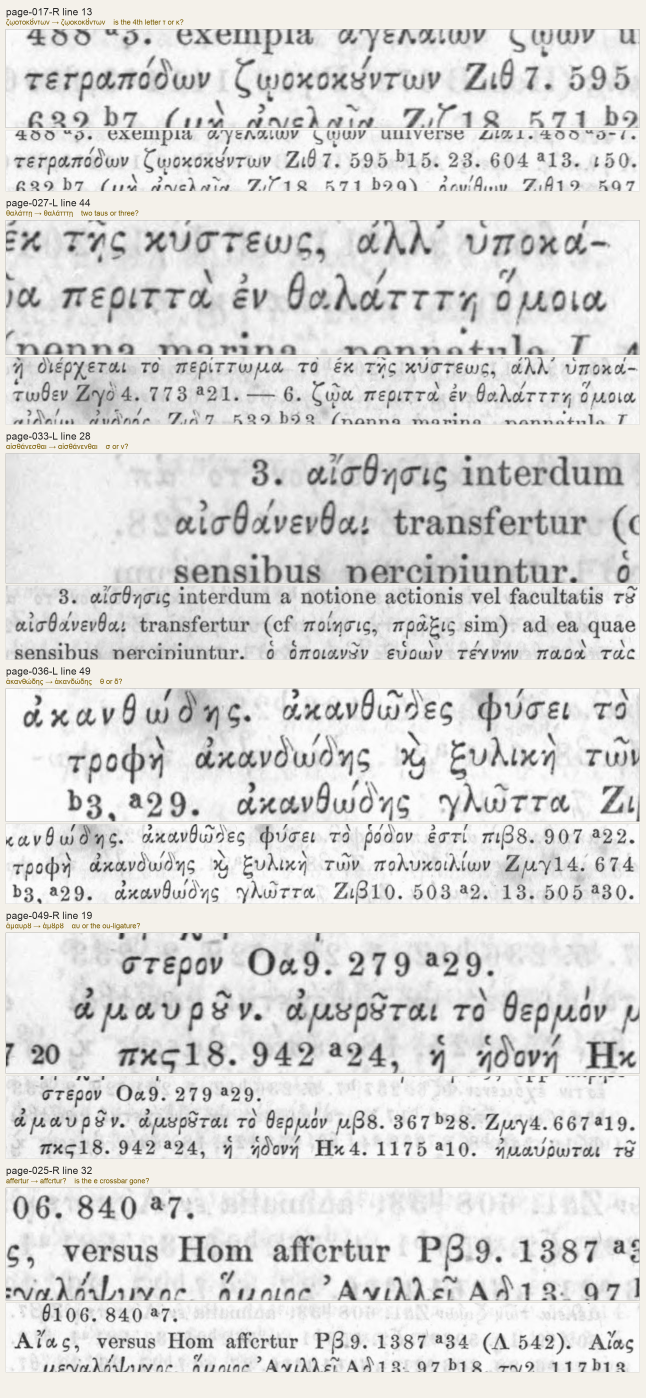
#> input picture bonitz/work/audit/ink-five-suspects.png, 1936 x 4194 px (shown at 1/3 size)
$ python -i batch3.py   (imports and definitions only)
#> lines starting #> are read from the running program, lines starting #| are printed output that depends on the picture
### bonitz/bonitz_pipeline/normalize.py
"""
Per-reader canonicalization for the three-reader comparison (Opus, History
Genie/CHURRO, LlamaParse).

Raw reads are immutable; everything here works on copies and produces a
CANONICAL stream used only for diffing:

  - reader-specific markup stripped (LaTeX math, <sup>, **bold**, italics
    underscores, Unicode superscript a/b);
  - page-boundary junk dropped (running heads, printer signatures, section
    letters, page numbers, --- separators);
  - citation spacing collapsed (367 b2 / 1456 <sup>a</sup>12 -> 367b2 / 1456a12);
  - NFC; ALL whitespace removed (readers disagree wildly on spacing).

Ligatures (ϗ, ȣ) are LEFT RAW in the canonical stream; the comparator applies
a fold (ϗ->και, ȣ->ου, accent-strip) only when judging a disagreement region,
so raw-vs-expanded never registers as a real disagreement but accent errors
elsewhere still do.
"""

from __future__ import annotations
import re
import unicodedata

# --- LaTeX Greek-letter names (History Genie emits $\mu\beta$ etc.) ---------
_GREEK = {
    'alpha': 'α', 'beta': 'β', 'gamma': 'γ', 'delta': 'δ', 'epsilon': 'ε',
    'zeta': 'ζ', 'eta': 'η', 'theta': 'θ', 'iota': 'ι', 'kappa': 'κ',
    'lambda': 'λ', 'mu': 'μ', 'nu': 'ν', 'xi': 'ξ', 'omicron': 'ο',
    'pi': 'π', 'rho': 'ρ', 'sigma': 'σ', 'tau': 'τ', 'upsilon': 'υ',
    'phi': 'φ', 'chi': 'χ', 'psi': 'ψ', 'omega': 'ω',
}
_GREEK.update({k.capitalize(): v.upper() for k, v in _GREEK.items()})
# LaTeX variant spellings Genie also emits
_GREEK.update({'varepsilon': 'ε', 'varsigma': 'ς', 'varphi': 'φ',
               'vartheta': 'θ', 'varrho': 'ρ', 'varpi': 'π',
               'varkappa': 'κ', 'omicron': 'ο'})

_SUPERS = {'ᵃ': 'a', 'ᵇ': 'b', 'ᵅ': 'a', 'ª': 'a', 'º': 'o',
           'ͣ': 'a', 'ͨ': 'b',   # Genie's combining-letter renderings of raised a/b
           '¹': '1', '²': '2', '³': '3'}


# Genie sometimes sets a whole entry as a math run, spelling the Greek out
# letter by letter and rendering the diacritics as LaTeX accent commands:
#   $\dot{\alpha} \nu \alpha \lambda \text{ογίζεσθαι}$  -> ἀναλογίζεσθαι
#   $\tau\grave{o}$ -> τὸ   $\tau\tilde{\eta}\varsigma$ -> τῆς
# The old fallback mapped an unknown \command to its own NAME, so \dot{α}
# came out as "dotα" and \text{ογ} as "textογ" — which turned page 60 into
# 154 junk flags where Genie was the lone dissenter on almost every one.
_LATEX_WRAPPERS = ('text', 'mathrm', 'textrm', 'mathit', 'operatorname')
# Accent commands are DROPPED, keeping the base letter. Genie's marks are not
# trustworthy enough to convert: it puts \dot on the wrong letter (λαμβ\dot{ν}
# for λαμβάνεσθαι) and uses it for both a smooth breathing and a misplaced
# acute. Stripping makes Genie abstain on diacritics and still vote on the
# letters; converting would manufacture a confident wrong vote instead.
_LATEX_ACCENTS = ('acute', 'grave', 'tilde', 'hat', 'dot', 'ddot', 'bar',
                  'breve', 'check', 'vec', 'mathring')
_RE_WRAPPER = re.compile(r'\\(?:%s)\s*\{([^{}]*)\}' % '|'.join(_LATEX_WRAPPERS))
_RE_ACCENT = re.compile(r'\\(?:%s)\s*\{([^{}]*)\}' % '|'.join(_LATEX_ACCENTS))
# Known names first (longest first) so that \tau immediately followed by a
# letter — "\tau\grave{o}" collapsing to "\tauo" — is read as tau + o and not
# as an unknown command called "tauo".
_RE_CMD = re.compile(
    r'\\(' + '|'.join(sorted(_GREEK, key=len, reverse=True)) + r'|[A-Za-z]+)')


# [31 lines left out: functions _latex_to_plain, _strip_common_markup, not called in this run]


# --- junk-line predicates ---------------------------------------------------
_RE_SIGNATURE = re.compile(r'^[A-Z]{1,2}\s?\d?\s?\*?$')      # A, A 2, B 2*, C
_RE_PAGENUM = re.compile(r'^\d{1,3}$')
_RE_SEPARATOR = re.compile(r'^-{3,}$')
# running head: 1-2 Greek words, or two joined by an em-dash; no digits
_RE_HEAD = re.compile(r'^[^\d]{1,60}$')


# [74 lines left out: functions _is_junk_line, clean_genie, clean_llamaparse, clean_opus, not called in this run]


# --- canonical stream -------------------------------------------------------

# Homoglyphs: readers cannot distinguish Latin P from Greek Ρ etc. — the
# print is identical — so fold Latin to the Greek lookalike (capitals, plus
# lowercase o/z which readers mix inside work sigla). Apostrophe-like marks
# and dash variants are unified for the same reason.
_HOMOGLYPHS = str.maketrans('ABEZHIKMNOPTYXoz', 'ΑΒΕΖΗΙΚΜΝΟΡΤΥΧοζ')
_APOSTROPHES = str.maketrans({c: "'" for c in '’‘ʼ᾽᾿´΄`'})
_DASHES = str.maketrans({c: '—' for c in '–−―'})
# LlamaParse writes cursive theta; fold to upright form
_THETA = str.maketrans('ϑ', 'θ')
# apostrophe + bare capital vowel = smooth breathing rendered as a mark
_RE_APOS_CAP = re.compile("'([ΑΕΗΙΟΥΩ])")
_SMOOTH = {'Α': 'Ἀ', 'Ε': 'Ἐ', 'Η': 'Ἠ', 'Ι': 'Ἰ', 'Ο': 'Ὀ', 'Υ': 'Υ', 'Ω': 'Ὠ'}


_CHAR_FOLDS = {}
for tbl in (_HOMOGLYPHS, _APOSTROPHES, _DASHES, _THETA):
    _CHAR_FOLDS.update({chr(k): v if isinstance(v, str) else chr(v)
                        for k, v in tbl.items()})
# same printed circumflex, two encodings: combining tilde (U+0303) vs
# perispomeni (U+0342) — readers split on these over ȣ (no precomposed form)
_CHAR_FOLDS['̃'] = '͂'


# [49 lines left out: functions canonical, fold, not called in this run]


# --- which stage of the corpus holds a column -------------------------------

CORPUS_STAGES = ('reconciled', 'reconciled-auto')


# [68 lines left out: functions corpus_columns, corpus_column, not called in this run]

### bonitz/bonitz_pipeline/batch3.py
"""
Batch driver for the three-reader pipeline. Mechanical stages only — the
Opus reader/adjudicator agents are spawned by the orchestrating Claude Code
session between stages.

Stages (each idempotent; existing outputs are skipped):

  python3 -m bonitz_pipeline.batch3 prep      --pages 20-24
      render 600 PPI -> split columns -> 1400px strips; page/col TIFFs deleted.
  python3 -m bonitz_pipeline.batch3 llamaparse --pages 20-24
      one Agentic job (needs LLAMA_CLOUD_API_KEY) -> raw/llamaparse/page-NNN.md
  python3 -m bonitz_pipeline.batch3 compare   --pages 20-24
      needs raw/opus/page-NNN-{L,R}.txt; slices the Genie chunk stream by
      fold-anchor search; writes work/flags-<range>.jsonl + work/flags-by-col/.
  python3 -m bonitz_pipeline.batch3 reconcile --pages 20-24
      needs work/adjudicated/page-NNN-{L,R}.json; writes work/reconciled/ and
      appends to work/HUMAN_QUEUE.md.
"""

from __future__ import annotations
import argparse
import json
import re
import subprocess
import sys
import unicodedata
import zipfile
from pathlib import Path

from PIL import Image

from .normalize import canonical, clean_genie, clean_llamaparse, clean_opus
from . import compare3
from .split_columns import split_page

ROOT = Path(__file__).resolve().parent.parent

# PDF-page ranges of the History Genie upload chunks
GENIE_CHUNKS = [
    (1, 200, 'Bonitz 1-200-3.docx'),
    (201, 400, 'Bonitz 201-400.docx'),
    (401, 600, 'Bonitz 401-600.docx'),
    (601, 800, 'Bonitz 601-800.docx'),
    (801, 896, 'Bonitz 801-896.docx'),
]


def parse_pages(spec: str) -> list[int]:
    a, _, b = spec.partition('-')
    return list(range(int(a), int(b or a) + 1))


# --- prep -------------------------------------------------------------------

def make_strips(col_tif: Path, out_root: Path) -> int:
#> called with col_tif = '../work/audit/ink-five-suspects.png', out_root = 'out.png'
    im = Image.open(col_tif).convert('RGB')
#> im is the input picture: PIL image 1936x4194 RGB; mean R, G, B 220, 219.5, 218.2
    scale = 1400 / im.width
#> scale = 0.723
    im = im.resize((1400, int(im.height * scale)), Image.LANCZOS)
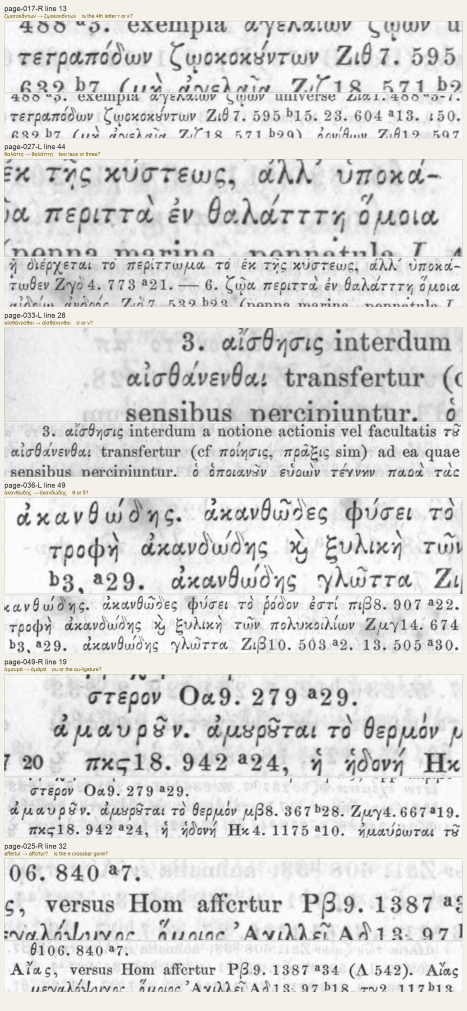
#> im: PIL image 1400x3032 RGB (shown at 1/3 size); mean R, G, B 220, 219.5, 218.2
    h = im.height
#> h = 3032
    strip_h, overlap = 700, 110
#> (the run stopped early here; a loop or call above may not have finished)
